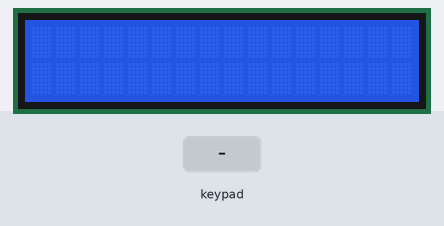
A sketch run on a simulated Arduino Mega 2560, built with avr-gcc and run on an emulated ATmega2560. Parts: 16×2 character LCD. Inputs (shaded band) come from the test bench. What the sketch prints to the serial monitor is not drawn.

Above: at 1.2 s.
1.3 s: key '*' pressed
At 2.5 s:
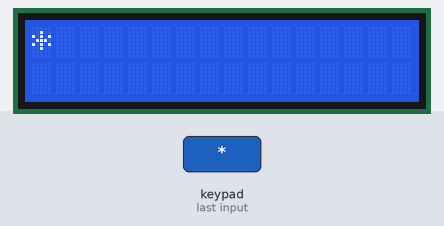
2.8 s: key '#' pressed
At 3.2 s:
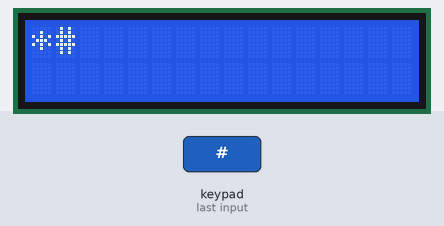
4.3 s: keypad keys 4 5 4 7 4 9 5 1 # pressed 0.4 s apart
At 8.2 s:
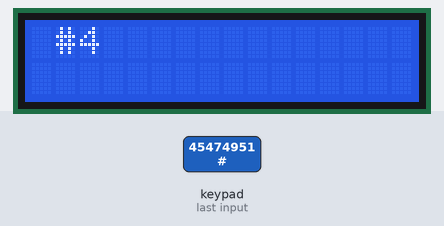
9.4 s: key '#' pressed
At 10.8 s:
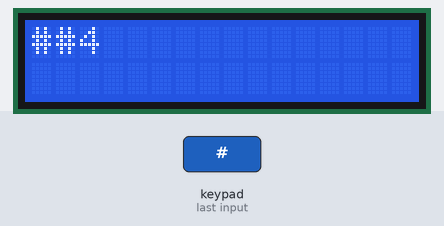
Timing chart, 0 to 11.9 s (numbered marks = the images above; inputs shaded):
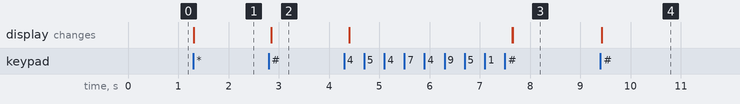

Measured:
- after the input at 1.3 s, the display: changes at once (image 1)
- after the input at 2.8 s, the display: changes after 0.05 s (image 2)
- after the input at 4.3 s, the display: first changes after 0.10 s (image 3 shows a later state)
- after the input at 9.4 s, the display: changes at once (image 4)

The sketch:

keypad_input.ino
```cpp
#include <LiquidCrystal.h>
#include "Arduino.h"
#include <Keypad.h>

char key;
char key1;
char key2;
char key3;
const byte ROWS = 4; //four rows
const byte COLS = 3; //three columns
char keys[ROWS][COLS] = {
  {'1', '2', '3'},
  {'4', '5', '6'},
  {'7', '8', '9'},
  {'*', '0', '#'}
};
byte rowPins[ROWS] = {45, 47, 49, 51}; //connect to the row pinouts of the keypadCharacterpad
byte colPins[COLS] = {46, 48, 50}; //connect to the column pinouts of the keypadCharacterpad

char testArray [4 ] {'1', '2', '3', '4'};
bool truthArray [3] = {false, false, false};
int counter = 0;

//******************************************** LCD Stuff ********************************************
const int rs = 13, en = 12, d4 = 11, d5 = 10, d6 = 9, d7 = 8; // declares which pins are plugged in where
LiquidCrystal lcd(rs, en, d4, d5, d6, d7); // Sets up which pins go to the LCD display

Keypad keypad = Keypad( makeKeymap(keys), rowPins, colPins, ROWS, COLS );

void setup() {
  Serial.begin(9600);
  lcd.begin(16, 2); // set up the LCD's number of columns and rows

  //  lcd.setCursor(0, 0); // sets cursor at column 0, row 0
  //  lcd.print("Welcome To");
  //  lcd.setCursor(0, 1); // sets cursor at column 0, row 1
  //  lcd.print("  Arduino   ");
}

void loop() {

  if (truthArray[0] == false) {
    key = keypad.getKey();
  }
  else if (truthArray[1] == false) {
    key1 = keypad.getKey();
  }
  else if (truthArray[2] == false) {
    key2 = keypad.getKey();
  }
  else {
    key3 = keypad.getKey();
  }


  if (key != NO_KEY) {
    Serial.println(key);
    testArray[0] = key;
    Serial.print("Test array[0]: ");
    Serial.println(testArray[0]);
    lcd.setCursor(0, 0); // sets cursor at column 0, row 0
    lcd.print(testArray[0]);
    truthArray[0] = true;
  }

  if (key1 != NO_KEY) {
    Serial.println(key1);
    testArray[1] = key1;
    Serial.print("Test array[1]: ");
    Serial.println(testArray[1]);
    lcd.setCursor(1, 0); // sets cursor at column 0, row 0
    lcd.print(testArray[1]);
    counter = 0;
    truthArray[1] = true;
  }

  if (key2 != NO_KEY) {
    Serial.println(key1);
    testArray[2] = key2;
    Serial.print("Test array[1]: ");
    Serial.println(testArray[1]);
    lcd.setCursor(2, 0); // sets cursor at column 0, row 0
    lcd.print(testArray[2]);
    counter = 0;
    truthArray[2] = true;
  }

  if (truthArray[0] == true && truthArray[1] == true && truthArray[1] == true && key3 == '#') {
    for (int i = 0; i < 4; i++) {
      truthArray[i] = false;
      lcd.setCursor(0, 0); // sets cursor at column 0, row 0
      lcd.clear();
      lcd.setCursor(1, 0); // sets cursor at column 0, row 0
      lcd.clear();
      lcd.setCursor(2, 0); // sets cursor at column 0, row 0
      lcd.clear();
    }
  }

}
```
